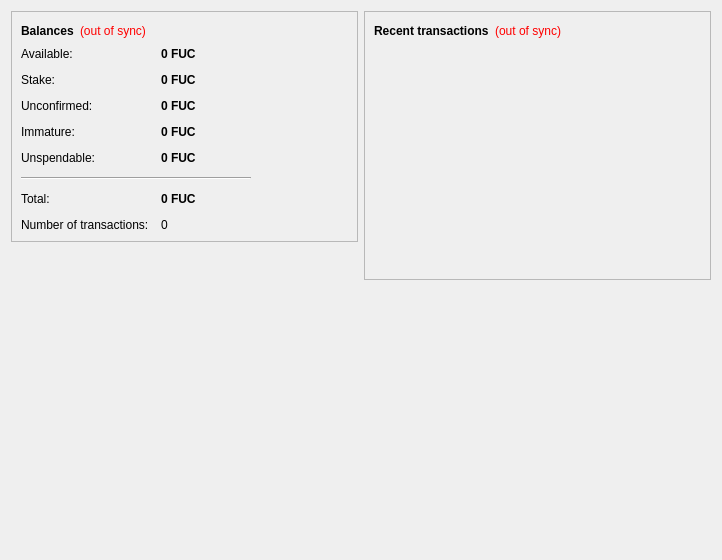
<?xml version="1.0" encoding="UTF-8"?>
<ui version="4.0">
 <class>OverviewPage</class>
 <widget class="QWidget" name="OverviewPage">
  <property name="geometry">
   <rect>
    <x>0</x>
    <y>0</y>
    <width>722</width>
    <height>560</height>
   </rect>
  </property>
  <property name="windowTitle">
   <string>Form</string>
  </property>
  <layout class="QHBoxLayout" name="horizontalLayout" stretch="1,1">
   <item>
    <layout class="QVBoxLayout" name="verticalLayout_2">
     <item>
      <widget class="QFrame" name="frame">
       <property name="frameShape">
        <enum>QFrame::StyledPanel</enum>
       </property>
       <property name="frameShadow">
        <enum>QFrame::Raised</enum>
       </property>
       <layout class="QVBoxLayout" name="verticalLayout_4">
        <item>
         <layout class="QHBoxLayout" name="horizontalLayout_4">
          <item>
           <widget class="QLabel" name="label_5">
            <property name="font">
             <font>
              <weight>75</weight>
              <bold>true</bold>
             </font>
            </property>
            <property name="text">
             <string>Balances</string>
            </property>
           </widget>
          </item>
          <item>
           <widget class="QLabel" name="labelWalletStatus">
            <property name="toolTip">
             <string>The displayed information may be out of date. Your wallet automatically synchronizes with the FortuneCoin network after a connection is established, but this process has not completed yet.</string>
            </property>
            <property name="styleSheet">
             <string notr="true">QLabel { color: red; }</string>
            </property>
            <property name="text">
             <string notr="true">(out of sync)</string>
            </property>
            <property name="alignment">
             <set>Qt::AlignLeading|Qt::AlignLeft|Qt::AlignVCenter</set>
            </property>
           </widget>
          </item>
          <item>
           <spacer name="horizontalSpacer_2">
            <property name="orientation">
             <enum>Qt::Horizontal</enum>
            </property>
            <property name="sizeHint" stdset="0">
             <size>
              <width>40</width>
              <height>20</height>
             </size>
            </property>
           </spacer>
          </item>
         </layout>
        </item>
        <item>
         <layout class="QFormLayout" name="formLayout_2">
          <property name="fieldGrowthPolicy">
           <enum>QFormLayout::AllNonFixedFieldsGrow</enum>
          </property>
          <property name="horizontalSpacing">
           <number>12</number>
          </property>
          <property name="verticalSpacing">
           <number>12</number>
          </property>
          <item row="0" column="0">
           <widget class="QLabel" name="labelAvailableText">
            <property name="toolTip">
             <string>Your current available balance</string>
            </property>
            <property name="text">
             <string>Available:</string>
            </property>
           </widget>
          </item>
          <item row="0" column="1">
           <widget class="QLabel" name="labelAvailable">
            <property name="font">
             <font>
              <weight>75</weight>
              <bold>true</bold>
             </font>
            </property>
            <property name="cursor">
             <cursorShape>IBeamCursor</cursorShape>
            </property>
            <property name="toolTip">
             <string>Your current available balance</string>
            </property>
            <property name="text">
             <string notr="true">0 FUC</string>
            </property>
            <property name="alignment">
             <set>Qt::AlignLeading|Qt::AlignLeft|Qt::AlignVCenter</set>
            </property>
            <property name="textInteractionFlags">
             <set>Qt::LinksAccessibleByMouse|Qt::TextSelectableByKeyboard|Qt::TextSelectableByMouse</set>
            </property>
           </widget>
          </item>
          <item row="1" column="0">
           <widget class="QLabel" name="label_6">
            <property name="toolTip">
             <string>Total of coins that was staked, and do not yet count toward the current balance</string>
            </property>
            <property name="text">
             <string>Stake:</string>
            </property>
           </widget>
          </item>
          <item row="1" column="1">
           <widget class="QLabel" name="labelStake">
            <property name="font">
             <font>
              <weight>75</weight>
              <bold>true</bold>
             </font>
            </property>
            <property name="cursor">
             <cursorShape>IBeamCursor</cursorShape>
            </property>
            <property name="toolTip">
             <string>Total of coins that was staked, and do not yet count toward the current balance</string>
            </property>
            <property name="text">
             <string notr="true">0 FUC</string>
            </property>
            <property name="alignment">
             <set>Qt::AlignLeading|Qt::AlignLeft|Qt::AlignVCenter</set>
            </property>
            <property name="textInteractionFlags">
             <set>Qt::LinksAccessibleByMouse|Qt::TextSelectableByKeyboard|Qt::TextSelectableByMouse</set>
            </property>
           </widget>
          </item>
          <item row="2" column="0">
           <widget class="QLabel" name="label_3">
            <property name="toolTip">
             <string>Total of transactions that have yet to be confirmed, and do not yet count toward the current balance</string>
            </property>
            <property name="text">
             <string>Unconfirmed:</string>
            </property>
           </widget>
          </item>
          <item row="2" column="1">
           <widget class="QLabel" name="labelUnconfirmed">
            <property name="font">
             <font>
              <weight>75</weight>
              <bold>true</bold>
             </font>
            </property>
            <property name="cursor">
             <cursorShape>IBeamCursor</cursorShape>
            </property>
            <property name="toolTip">
             <string>Total of transactions that have yet to be confirmed, and do not yet count toward the current balance</string>
            </property>
            <property name="text">
             <string notr="true">0 FUC</string>
            </property>
            <property name="alignment">
             <set>Qt::AlignLeading|Qt::AlignLeft|Qt::AlignVCenter</set>
            </property>
            <property name="textInteractionFlags">
             <set>Qt::LinksAccessibleByMouse|Qt::TextSelectableByKeyboard|Qt::TextSelectableByMouse</set>
            </property>
           </widget>
          </item>
          <item row="3" column="0">
           <widget class="QLabel" name="labelImmatureText">
            <property name="toolTip">
             <string>Mined balance that has not yet matured</string>
            </property>
            <property name="text">
             <string>Immature:</string>
            </property>
           </widget>
          </item>
          <item row="3" column="1">
           <widget class="QLabel" name="labelImmature">
            <property name="font">
             <font>
              <weight>75</weight>
              <bold>true</bold>
             </font>
            </property>
            <property name="toolTip">
             <string>Mined balance that has not yet matured</string>
            </property>
            <property name="text">
             <string notr="true">0 FUC</string>
            </property>
            <property name="alignment">
             <set>Qt::AlignLeading|Qt::AlignLeft|Qt::AlignVCenter</set>
            </property>
            <property name="textInteractionFlags">
             <set>Qt::LinksAccessibleByMouse|Qt::TextSelectableByKeyboard|Qt::TextSelectableByMouse</set>
            </property>
           </widget>
          </item>
          <item row="4" column="0">
           <widget class="QLabel" name="labelBalanceWatchOnlyText">
            <property name="toolTip">
             <string>Your unspendable balance</string>
            </property>
            <property name="text">
             <string>Unspendable:</string>
            </property>
           </widget>
          </item>
          <item row="4" column="1">
           <widget class="QLabel" name="labelBalanceWatchOnly">
            <property name="font">
             <font>
              <weight>75</weight>
              <bold>true</bold>
             </font>
            </property>
            <property name="cursor">
             <cursorShape>IBeamCursor</cursorShape>
            </property>
            <property name="toolTip">
             <string>Your unspendable balance</string>
            </property>
            <property name="text">
             <string notr="true">0 FUC</string>
            </property>
            <property name="alignment">
             <set>Qt::AlignLeading|Qt::AlignLeft|Qt::AlignVCenter</set>
            </property>
            <property name="textInteractionFlags">
             <set>Qt::LinksAccessibleByMouse|Qt::TextSelectableByKeyboard|Qt::TextSelectableByMouse</set>
            </property>
           </widget>
          </item>
          <item row="5" column="0" colspan="2">
           <widget class="Line" name="line">
            <property name="maximumSize">
             <size>
              <width>230</width>
              <height>16777215</height>
             </size>
            </property>
            <property name="orientation">
             <enum>Qt::Horizontal</enum>
            </property>
           </widget>
          </item>
          <item row="6" column="0">
           <widget class="QLabel" name="labelTotalText">
            <property name="toolTip">
             <string>Your current total balance</string>
            </property>
            <property name="text">
             <string>Total:</string>
            </property>
           </widget>
          </item>
          <item row="6" column="1">
           <widget class="QLabel" name="labelTotal">
            <property name="font">
             <font>
              <weight>75</weight>
              <bold>true</bold>
             </font>
            </property>
            <property name="toolTip">
             <string>Your current total balance</string>
            </property>
            <property name="text">
             <string notr="true">0 FUC</string>
            </property>
            <property name="alignment">
             <set>Qt::AlignLeading|Qt::AlignLeft|Qt::AlignVCenter</set>
            </property>
            <property name="textInteractionFlags">
             <set>Qt::LinksAccessibleByMouse|Qt::TextSelectableByKeyboard|Qt::TextSelectableByMouse</set>
            </property>
           </widget>
          </item>
          <item row="7" column="0">
           <widget class="QLabel" name="label_2">
            <property name="toolTip">
             <string>Total number of transactions in wallet</string>
            </property>
            <property name="text">
             <string>Number of transactions:</string>
            </property>
           </widget>
          </item>
          <item row="7" column="1">
           <widget class="QLabel" name="labelNumTransactions">
            <property name="toolTip">
             <string>Total number of transactions in wallet</string>
            </property>
            <property name="text">
             <string notr="true">0</string>
            </property>
           </widget>
          </item>
         </layout>
        </item>
       </layout>
      </widget>
     </item>
     <item>
      <spacer name="verticalSpacer">
       <property name="orientation">
        <enum>Qt::Vertical</enum>
       </property>
       <property name="sizeHint" stdset="0">
        <size>
         <width>20</width>
         <height>40</height>
        </size>
       </property>
      </spacer>
     </item>
     <item>
      <widget class="QLabel" name="label">
       <property name="text">
        <string/>
       </property>
       <property name="pixmap">
        <pixmap resource="../bitcoin.qrc">:/icons/bitcoin</pixmap>
       </property>
       <property name="alignment">
        <set>Qt::AlignCenter</set>
       </property>
      </widget>
     </item>
    </layout>
   </item>
   <item>
    <layout class="QVBoxLayout" name="verticalLayout_3">
     <item>
      <widget class="QFrame" name="frame_2">
       <property name="frameShape">
        <enum>QFrame::StyledPanel</enum>
       </property>
       <property name="frameShadow">
        <enum>QFrame::Raised</enum>
       </property>
       <layout class="QVBoxLayout" name="verticalLayout">
        <item>
         <layout class="QHBoxLayout" name="horizontalLayout_2">
          <item>
           <widget class="QLabel" name="label_4">
            <property name="text">
             <string>&lt;b&gt;Recent transactions&lt;/b&gt;</string>
            </property>
           </widget>
          </item>
          <item>
           <widget class="QLabel" name="labelTransactionsStatus">
            <property name="toolTip">
             <string>The displayed information may be out of date. Your wallet automatically synchronizes with the FortuneCoin network after a connection is established, but this process has not completed yet.</string>
            </property>
            <property name="styleSheet">
             <string notr="true">QLabel { color: red; }</string>
            </property>
            <property name="text">
             <string notr="true">(out of sync)</string>
            </property>
            <property name="alignment">
             <set>Qt::AlignRight|Qt::AlignTrailing|Qt::AlignVCenter</set>
            </property>
           </widget>
          </item>
          <item>
           <spacer name="horizontalSpacer">
            <property name="orientation">
             <enum>Qt::Horizontal</enum>
            </property>
            <property name="sizeHint" stdset="0">
             <size>
              <width>40</width>
              <height>20</height>
             </size>
            </property>
           </spacer>
          </item>
         </layout>
        </item>
        <item>
         <widget class="QListView" name="listTransactions">
          <property name="styleSheet">
           <string notr="true">QListView { background: transparent; }</string>
          </property>
          <property name="frameShape">
           <enum>QFrame::NoFrame</enum>
          </property>
          <property name="verticalScrollBarPolicy">
           <enum>Qt::ScrollBarAlwaysOff</enum>
          </property>
          <property name="horizontalScrollBarPolicy">
           <enum>Qt::ScrollBarAlwaysOff</enum>
          </property>
          <property name="selectionMode">
           <enum>QAbstractItemView::NoSelection</enum>
          </property>
         </widget>
        </item>
       </layout>
      </widget>
     </item>
     <item>
      <spacer name="verticalSpacer_2">
       <property name="orientation">
        <enum>Qt::Vertical</enum>
       </property>
       <property name="sizeHint" stdset="0">
        <size>
         <width>20</width>
         <height>40</height>
        </size>
       </property>
      </spacer>
     </item>
    </layout>
   </item>
  </layout>
 </widget>
 <resources>
  <include location="../bitcoin.qrc"/>
 </resources>
 <connections/>
</ui>
